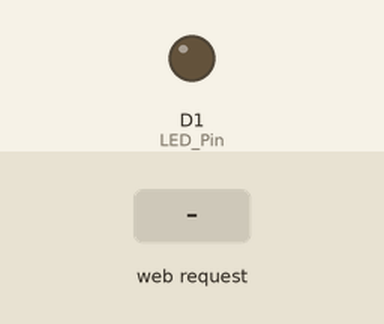
This sketch was run on a simulated ESP8266 (NodeMCU). On the bench: output pins drawn as LEDs (lit = HIGH). The inputs (shaded band) are chosen by the test bench.

Above: at 1.2 s.
1.3 s: HTTP request GET /LEDON received
At 2.5 s:
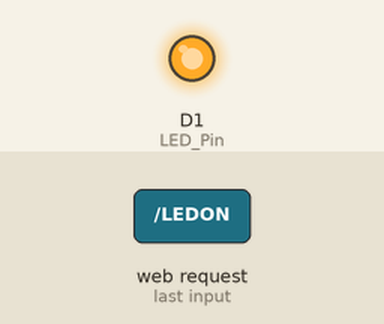
2.8 s: HTTP request GET /LEDOFF received
At 3.7 s:
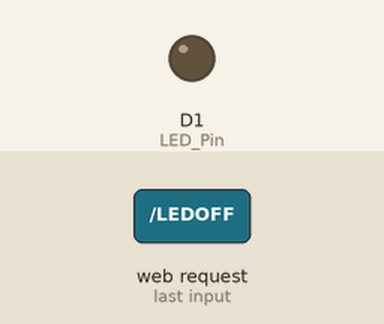
Timing chart, 0 to 5.8 s (numbered marks = the images above; inputs shaded):
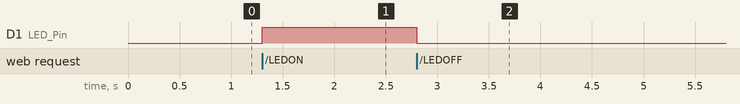

Measured:
- after the input at 1.3 s, D1 (LED_Pin): LOW → HIGH at once
- after the input at 2.8 s, D1 (LED_Pin): HIGH → LOW at once

The sketch:

ESP8266_LED_Control_02C.ino
```cpp
/*
 * Sketch: ESP8266_LED_Control_02C
 * Now with added CSS and a single button
 * Control an LED from a web browser
 * Intended to be run on an ESP8266
 *
 * connect to the ESP8266 AP then
 * use web broswer to go to 192.168.4.1
 *
 */


#include <ESP8266WiFi.h>
const char WiFiPassword[] = "12345678";
const char AP_NameChar[] = "LEDControl" ;

WiFiServer server(80);

String header = "HTTP/1.1 200 OK\r\nContent-Type: text/html\r\n\r\n";
String html_1 = "<!DOCTYPE html><html><head><meta name='viewport' content='width=device-width, initial-scale=1.0'/><meta charset='utf-8'><style>body {font-size:140%;} #main {display: table; margin: auto;  padding: 0 10px 0 10px; } h2,{text-align:center; } .button { padding:10px 10px 10px 10px; width:100%;  background-color: #4CAF50; font-size: 120%;}</style><title>LED Control</title></head><body><div id='main'><h2>LED Control</h2>";
String html_2 = "";
String html_4 = "</div></body></html>";

String request = "";
int LED_Pin = D1;

void setup()
{
    pinMode(LED_Pin, OUTPUT);

    boolean conn = WiFi.softAP(AP_NameChar, WiFiPassword);
    server.begin();

} // void setup()


void loop()
{

    // Check if a client has connected
    WiFiClient client = server.available();
    if (!client)  {  return;  }

    // Read the first line of the request
    request = client.readStringUntil('\r');

    if       ( request.indexOf("LEDON") > 0 )  { digitalWrite(LED_Pin, HIGH);  }
    else if  ( request.indexOf("LEDOFF") > 0 ) { digitalWrite(LED_Pin, LOW);   }


    // Get the LED pin status and create the LED status message
    if (digitalRead(LED_Pin) == HIGH)
    {
        // the LED is on so the button needs to say turn it off
       html_2 = "<form id='F1' action='LEDOFF'><input class='button' type='submit' value='Turn of the LED' ></form><br>";
    }
    else
    {
        // the LED is off so the button needs to say turn it on
        html_2 = "<form id='F1' action='LEDON'><input class='button' type='submit' value='Turn on the LED' ></form><br>";
    }


    client.flush();

    client.print( header );
    client.print( html_1 );
    client.print( html_2 );
    client.print( html_4);

    delay(5);
  // The client will actually be disconnected when the function returns and 'client' object is detroyed

} // void loop()
```
